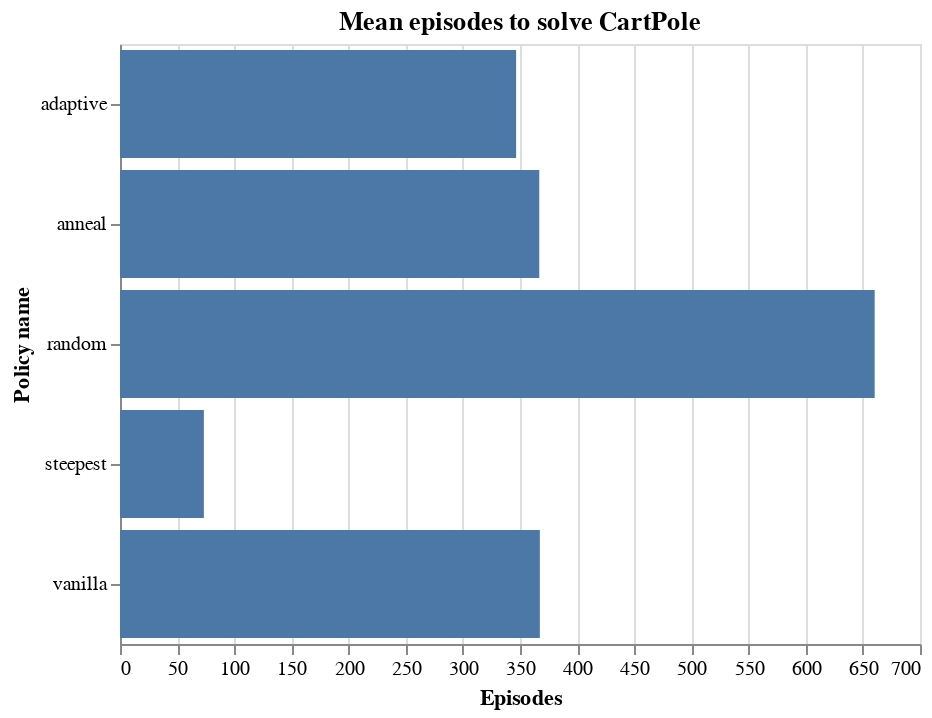

The code cell stored with this chart in its notebook:
### Code cell
# Plot
alt.Chart(all_df.reset_index()).mark_bar().encode(
    alt.X("mean", title="Episodes"),
    alt.Y("index", title="Policy name")
).properties(
    title="Mean episodes to solve CartPole"
)

### Figure 1 — Vega-Lite specification as saved in the notebook (floating-point values rounded to 4 significant figures)
{"$schema": "https://vega.github.io/schema/vega-lite/v2.6.0.json", "config": {"view": {"height": 300, "width": 400}}, "data": {"name": "data-d4d6515b6f999bb1107679e1f6ca38ac"}, "datasets": {"data-d4d6515b6f999bb1107679e1f6ca38ac": [{"25%": 1, "50%": 1000, "75%": 1000, "count": 1000, "index": "random", "max": 1000, "mean": 660.3, "min": 1, "std": 473.5}, {"25%": 1, "50%": 217, "75%": 912, "count": 1000, "index": "vanilla", "max": 1000, "mean": 367.4, "min": 1, "std": 399.1}, {"25%": 1, "50%": 103, "75%": 103, "count": 1000, "index": "steepest", "max": 418, "mean": 73.38, "min": 1, "std": 53.22}, {"25%": 1, "50%": 217, "75%": 912, "count": 1000, "index": "anneal", "max": 1000, "mean": 366.9, "min": 1, "std": 380.8}, {"25%": 1, "50%": 118, "75%": 1000, "count": 1000, "index": "adaptive", "max": 1000, "mean": 346.6, "min": 1, "std": 422.7}]}, "encoding": {"x": {"field": "mean", "title": "Episodes", "type": "quantitative"}, "y": {"field": "index", "title": "Policy name", "type": "nominal"}}, "mark": "bar", "title": "Mean episodes to solve CartPole"}
